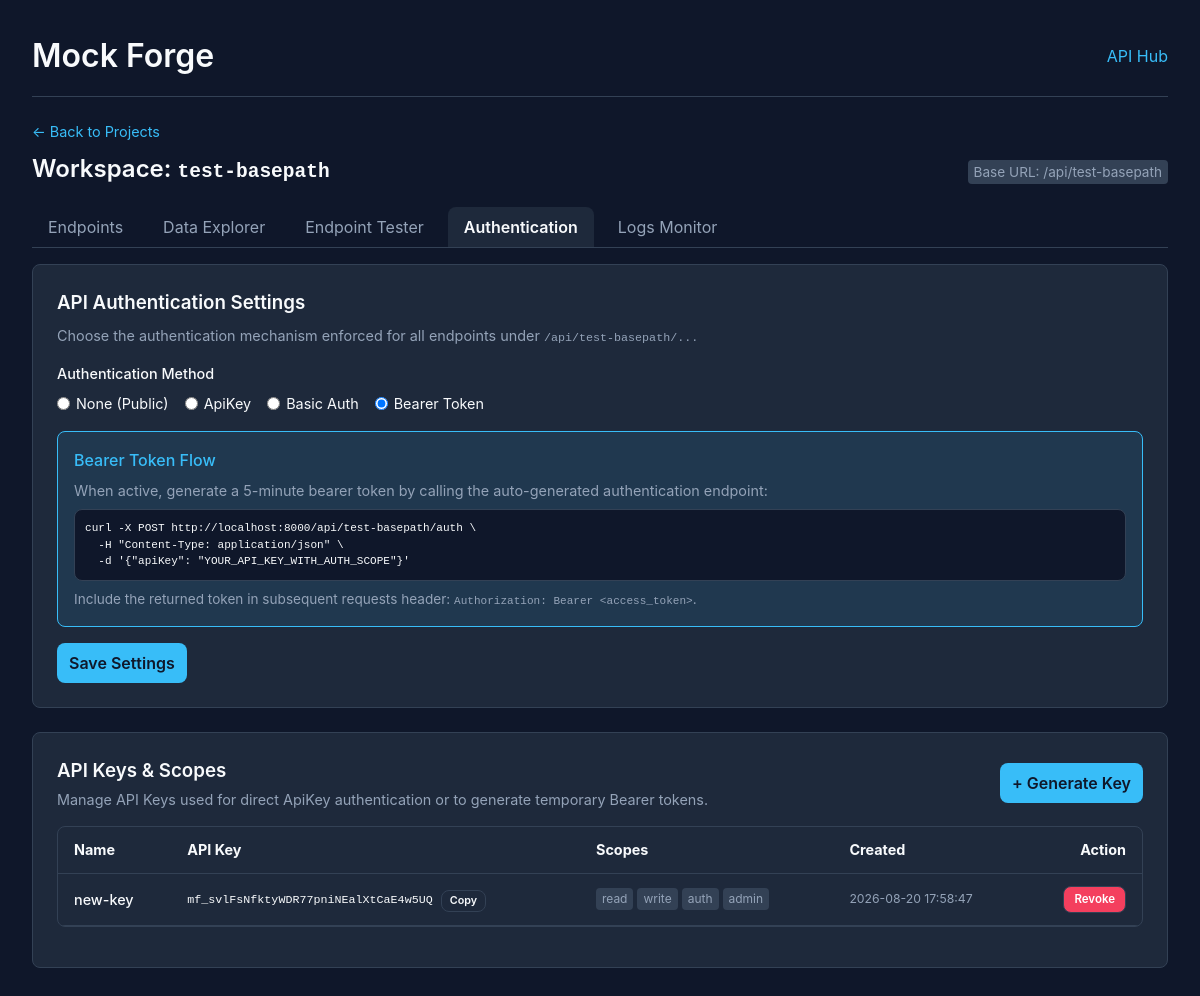
Page /projects/test-basepath?tab=auth on the committed database.
### tables this page shows
CREATE TABLE projects (
                id INTEGER PRIMARY KEY AUTOINCREMENT,
                slug TEXT NOT NULL UNIQUE
            );

CREATE TABLE project_auth (
                project_id INTEGER PRIMARY KEY REFERENCES projects(id) ON DELETE CASCADE,
                auth_type TEXT NOT NULL DEFAULT 'none',
                basic_username TEXT,
                basic_password TEXT,
                secret_key TEXT NOT NULL
            );

CREATE TABLE api_keys (
                id INTEGER PRIMARY KEY AUTOINCREMENT,
                project_id INTEGER NOT NULL REFERENCES projects(id) ON DELETE CASCADE,
                name TEXT NOT NULL,
                key TEXT NOT NULL UNIQUE,
                scopes TEXT NOT NULL,
                created_at TEXT NOT NULL
            );

### src/router/web.py (the view)
@web.get("/projects/{slug}", response_class=HTMLResponse)
async def get_workspace(request: Request, slug: str, tab: str = "endpoints", resource: Optional[str] = None, q: Optional[str] = None):
    db = _db(request)
    project = db.get_project(slug)
    if not project:
        raise HTTPException(status_code=404, detail=f"Project '{slug}' not found")
    resources = db.list_resources(project["id"])
    active_tab = tab if tab in ("endpoints", "schema", "data", "tester", "auth", "logs") else "endpoints"
    selected_resource = None
    rows = []
    logs = []
    auth = {}
    api_keys = []
    if active_tab == "logs":
        logs = log_manager.get_history(slug)
    elif active_tab == "auth":
        auth = db.get_project_auth(project["id"])
        api_keys = db.list_api_keys(project["id"])
    elif active_tab == "data" and resources:
        if resource:
            selected_resource = next((r for r in resources if r["name"] == resource), None)
        if not selected_resource:
            selected_resource = resources[0]
        all_rows = db.list_rows(project["id"], selected_resource["id"])
        if q:
            query = q.strip().lower()
            rows = [
                row for row in all_rows
                if any(query in str(v).lower() for k, v in row.items() if k != "id")
            ]
        else:
            rows = all_rows
    context = {
        "project": project,
        "resources": resources,
        "active_tab": active_tab,
        "selected_resource": selected_resource,
        "rows": rows,
        "logs": logs,
        "auth": auth,
        "api_keys": api_keys,
        "q": q or "",
    }
    if _is_htmx(request) and request.headers.get("hx-target") == "workspace-tab-content":
        tab_templates = {
            "endpoints": "fragments/tab_endpoints.html",
            "schema": "fragments/tab_schema.html",
            "data": "fragments/tab_data.html",
            "tester": "fragments/tab_tester.html",
            "auth": "fragments/tab_auth.html",
            "logs": "fragments/tab_logs.html",
        }
        template_name = tab_templates.get(active_tab, "fragments/tab_endpoints.html")
        return templates.TemplateResponse(
            request=request,
            name=template_name,
            context=context,
        )
    return templates.TemplateResponse(
        request=request,
        name="workspace.html",
        context=context,
    )

### src/templates/workspace.html (shortened to what this page needs)
{% extends "base.html" %}
{% block content %}
<div style="margin-bottom: 20px;">
    <p style="color: var(--text-muted); font-size: 0.9em;"><a href="/">&larr; Back to Projects</a></p>
    <div style="display: flex; justify-content: space-between; align-items: baseline; margin-top: 8px; flex-wrap: wrap; gap: 8px;">
        <h2>Workspace: <code>{{ project.slug }}</code></h2>
        <span class="badge" style="font-size: 0.85rem;">Base URL: /api/{{ project.slug }}</span>
    </div>
</div>
<div class="nav-tabs" role="tablist">
    <a href="/projects/{{ project.slug }}?tab=endpoints"
       class="nav-tab {% if active_tab == 'endpoints' %}active{% endif %}"
       hx-get="/projects/{{ project.slug }}?tab=endpoints"
       hx-target="#workspace-tab-content"
       hx-push-url="true"
       onclick="document.querySelectorAll('.nav-tab').forEach(el => el.classList.remove('active')); this.classList.add('active');">
       Endpoints
    </a>
    <a href="/projects/{{ project.slug }}?tab=data"
       class="nav-tab {% if active_tab == 'data' %}active{% endif %}"
       hx-get="/projects/{{ project.slug }}?tab=data"
       hx-target="#workspace-tab-content"
       hx-push-url="true"
       onclick="document.querySelectorAll('.nav-tab').forEach(el => el.classList.remove('active')); this.classList.add('active');">
       Data Explorer
    </a>
    <a href="/projects/{{ project.slug }}?tab=tester"
       class="nav-tab {% if active_tab == 'tester' %}active{% endif %}"
       hx-get="/projects/{{ project.slug }}?tab=tester"
       hx-target="#workspace-tab-content"
       hx-push-url="true"
       onclick="document.querySelectorAll('.nav-tab').forEach(el => el.classList.remove('active')); this.classList.add('active');">
       Endpoint Tester
    </a>
    <a href="/projects/{{ project.slug }}?tab=auth"
       class="nav-tab {% if active_tab == 'auth' %}active{% endif %}"
       hx-get="/projects/{{ project.slug }}?tab=auth"
       hx-target="#workspace-tab-content"
       hx-push-url="true"
       onclick="document.querySelectorAll('.nav-tab').forEach(el => el.classList.remove('active')); this.classList.add('active');">
       Authentication
    </a>
    <a href="/projects/{{ project.slug }}?tab=logs"
       class="nav-tab {% if active_tab == 'logs' %}active{% endif %}"
       hx-get="/projects/{{ project.slug }}?tab=logs"
       hx-target="#workspace-tab-content"
       hx-push-url="true"
       onclick="document.querySelectorAll('.nav-tab').forEach(el => el.classList.remove('active')); this.classList.add('active');">
       Logs Monitor
    </a>
</div>
<div id="workspace-tab-content">
    {% if active_tab == 'endpoints' %}
        {% include "fragments/tab_endpoints.html" %}
    {% elif active_tab == 'schema' %}
        <div id="schema-builder-container">
            {% include "fragments/tab_schema.html" %}
        </div>
    {% elif active_tab == 'data' %}
        {% include "fragments/tab_data.html" %}
    {% elif active_tab == 'tester' %}
        {% include "fragments/tab_tester.html" %}
    {% elif active_tab == 'auth' %}
        {% include "fragments/tab_auth.html" %}
    {% elif active_tab == 'logs' %}
        {% include "fragments/tab_logs.html" %}
    {% endif %}
</div>
{% endblock %}

### src/templates/fragments/tab_auth.html (shortened to what this page needs)
<div class="card" style="margin-bottom: 24px;">
    <h3 style="margin-bottom: 8px;">API Authentication Settings</h3>
    <p style="color: var(--text-muted); font-size: 0.9em; margin-bottom: 16px;">
        Choose the authentication mechanism enforced for all endpoints under <code>/api/{{ project.slug }}/...</code>
    </p>
    <form hx-post="/projects/{{ project.slug }}/auth/settings"
          hx-target="#workspace-tab-content"
          hx-swap="innerHTML">
        <div style="margin-bottom: 16px;">
            <label style="display: block; font-weight: 500; font-size: 0.9em; margin-bottom: 8px;">Authentication Method</label>
            <div style="display: flex; gap: 16px; flex-wrap: wrap;">
                <label style="display: flex; align-items: center; gap: 6px; cursor: pointer; font-size: 0.9em;">
                    <input type="radio" name="auth_type" value="none" {% if auth.auth_type == 'none' %}checked{% endif %} onchange="toggleAuthFields(this.value)">
                    <span>None (Public)</span>
                </label>
                <label style="display: flex; align-items: center; gap: 6px; cursor: pointer; font-size: 0.9em;">
                    <input type="radio" name="auth_type" value="api_key" {% if auth.auth_type == 'api_key' %}checked{% endif %} onchange="toggleAuthFields(this.value)">
                    <span>ApiKey</span>
                </label>
                <label style="display: flex; align-items: center; gap: 6px; cursor: pointer; font-size: 0.9em;">
                    <input type="radio" name="auth_type" value="basic" {% if auth.auth_type == 'basic' %}checked{% endif %} onchange="toggleAuthFields(this.value)">
                    <span>Basic Auth</span>
                </label>
                <label style="display: flex; align-items: center; gap: 6px; cursor: pointer; font-size: 0.9em;">
                    <input type="radio" name="auth_type" value="bearer" {% if auth.auth_type == 'bearer' %}checked{% endif %} onchange="toggleAuthFields(this.value)">
                    <span>Bearer Token</span>
                </label>
            </div>
        </div>
        <div id="bearer-info-panel" style="display: {% if auth.auth_type == 'bearer' %}block{% else %}none{% endif %}; background: rgba(56, 189, 248, 0.1); border: 1px solid var(--primary); padding: 16px; border-radius: var(--radius); margin-bottom: 16px;">
            <h4 style="margin-top: 0; margin-bottom: 8px; font-weight: 500; color: var(--primary);">Bearer Token Flow</h4>
            <p style="font-size: 0.9em; margin-bottom: 8px; color: var(--text-muted);">
                When active, generate a 5-minute bearer token by calling the auto-generated authentication endpoint:
            </p>
            <pre style="background: var(--bg); border: 1px solid var(--border); color: var(--text); padding: 10px; border-radius: var(--radius); font-size: 0.85em; overflow-x: auto;"><code>curl -X POST http://localhost:8000/api/{{ project.slug }}/auth \
  -H "Content-Type: application/json" \
  -d '{"apiKey": "YOUR_API_KEY_WITH_AUTH_SCOPE"}'</code></pre>
            <p style="font-size: 0.85em; margin-top: 8px; margin-bottom: 0; color: var(--text-muted);">
                Include the returned token in subsequent requests header: <code>Authorization: Bearer &lt;access_token&gt;</code>.
            </p>
        </div>
        <button type="submit">Save Settings</button>
    </form>
</div>
<div class="card">
    <div style="display: flex; justify-content: space-between; align-items: center; margin-bottom: 16px; flex-wrap: wrap; gap: 8px;">
        <div>
            <h3 style="margin: 0;">API Keys & Scopes</h3>
            <p style="color: var(--text-muted); font-size: 0.9em; margin: 4px 0 0 0;">
                Manage API Keys used for direct ApiKey authentication or to generate temporary Bearer tokens.
            </p>
        </div>
        <button type="button"
                id="btn-add-key"
                onclick="const f = document.getElementById('add-key-form-container'); f.style.display = f.style.display === 'none' ? 'block' : 'none';">
            + Generate Key
        </button>
    </div>
    <div class="card" style="padding: 0; overflow-x: auto; border: 1px solid var(--border);">
        <table style="width: 100%; border-collapse: collapse; text-align: left; font-size: 0.9em;">
            <thead>
                <tr style="border-bottom: 1px solid var(--border);">
                    <th style="padding: 12px 16px;">Name</th>
                    <th style="padding: 12px 16px;">API Key</th>
                    <th style="padding: 12px 16px;">Scopes</th>
                    <th style="padding: 12px 16px;">Created</th>
                    <th style="padding: 12px 16px; text-align: right;">Action</th>
                </tr>
            </thead>
            <tbody>
                {% if api_keys %}
                    {% for key in api_keys %}
                    <tr style="border-bottom: 1px solid var(--border);">
                        <td style="padding: 12px 16px; font-weight: 500;">{{ key.name }}</td>
                        <td style="padding: 12px 16px;">
                            <div style="display: inline-flex; align-items: center; gap: 8px;">
                                <code id="key-val-{{ key.id }}">{{ key.key }}</code>
                                <button type="button" class="secondary" style="padding: 2px 8px; font-size: 0.75em;" onclick="navigator.clipboard.writeText('{{ key.key }}'); this.innerText = 'Copied!'; setTimeout(() => this.innerText = 'Copy', 1500);">Copy</button>
                            </div>
                        </td>
                        <td style="padding: 12px 16px;">
                            <div style="display: flex; gap: 4px; flex-wrap: wrap;">
                                {% for scope in key.scopes %}
                                <span class="badge">{{ scope }}</span>
                                {% endfor %}
                            </div>
                        </td>
                        <td style="padding: 12px 16px; color: var(--text-muted); font-size: 0.85em;">{{ key.created_at }}</td>
                        <td style="padding: 12px 16px; text-align: right;">
                            <button class="secondary danger"
                                    style="padding: 4px 10px; font-size: 0.8em;"
                                    hx-delete="/projects/{{ project.slug }}/auth/keys/{{ key.id }}"
                                    hx-target="#workspace-tab-content"
                                    hx-confirm="Are you sure you want to revoke this API Key?">
                                Revoke
                            </button>
                        </td>
                    </tr>
                    {% endfor %}
                {% else %}
                    <tr>
                        <td colspan="5" style="text-align: center; color: var(--text-muted); padding: 24px;">
                            No API Keys generated for this project yet. Click <strong>+ Generate Key</strong> to create one.
                        </td>
                    </tr>
                {% endif %}
            </tbody>
        </table>
    </div>
</div>

### src/templates/base.html (style rules this page uses)
:root { --bg: #0f172a; --surface: #1e293b; --surface-hover: #334155; --border: #334155; --text: #f8fafc; --text-muted: #94a3b8; --primary: #38bdf8; --primary-hover: #0ea5e9; --danger: #f43f5e; --radius: 8px; }
* { box-sizing: border-box; margin: 0; padding: 0; }
body { font-family: -apple-system, BlinkMacSystemFont, "Segoe UI", Roboto, sans-serif; background-color: var(--bg); color: var(--text); line-height: 1.5; padding: clamp(16px, 3vw, 32px); max-width: 1440px; width: 100%; margin: 0 auto; min-height: 100vh; }
a { color: var(--primary); text-decoration: none; }
h1, h2, h3 { font-weight: 600; }
input, select, button, textarea { font: inherit; padding: 8px 12px; border-radius: var(--radius); border: 1px solid var(--border); background: var(--surface); color: var(--text); box-sizing: border-box; }
button { cursor: pointer; background: var(--primary); color: #0f172a; font-weight: 600; border: none; white-space: nowrap; }
button.secondary { background: var(--surface); color: var(--text); border: 1px solid var(--border); }
button.danger { background: var(--danger); color: white; }
.card { background: var(--surface); border: 1px solid var(--border); border-radius: var(--radius); padding: clamp(14px, 2vw, 24px); margin-bottom: 16px; width: 100%; }
.nav-tabs { display: flex; gap: 8px; border-bottom: 1px solid var(--border); margin-bottom: 16px; flex-wrap: wrap; }
.nav-tab { padding: 8px 16px; border-radius: var(--radius) var(--radius) 0 0; background: transparent; color: var(--text-muted); cursor: pointer; text-decoration: none; white-space: nowrap; }
.nav-tab.active { background: var(--surface); color: var(--text); font-weight: 600; }
.badge { display: inline-block; font-size: 0.75rem; padding: 2px 6px; border-radius: 4px; background: var(--surface-hover); color: var(--text-muted); }

### rows in the picture
projects: slug "test-basepath"
project_auth: auth_type "☐ None (Public)", auth_type "☐ ApiKey", auth_type "☐ Basic Auth", auth_type "☑ Bearer Token"
api_keys: name "new-key", key "mf_svlFsNfktyWDR77pniNEalXtCaE4w5UQ", scopes "read" "write" "auth" "admin", created_at "2026-08-20 17:58:47"
